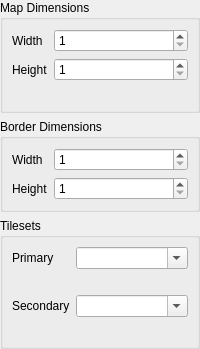
<?xml version="1.0" encoding="UTF-8"?>
<ui version="4.0">
 <class>NewLayoutForm</class>
 <widget class="QWidget" name="NewLayoutForm">
  <property name="windowTitle">
   <string>Form</string>
  </property>
  <layout class="QVBoxLayout" name="verticalLayout">
   <property name="leftMargin">
    <number>0</number>
   </property>
   <property name="topMargin">
    <number>0</number>
   </property>
   <property name="rightMargin">
    <number>0</number>
   </property>
   <property name="bottomMargin">
    <number>0</number>
   </property>
   <item>
    <widget class="QGroupBox" name="groupBox_MapDimensions">
     <property name="title">
      <string>Map Dimensions</string>
     </property>
     <layout class="QFormLayout" name="formLayout_7">
      <item row="0" column="0">
       <widget class="QLabel" name="label_MapWidth">
        <property name="sizePolicy">
         <sizepolicy hsizetype="Maximum" vsizetype="Preferred">
          <horstretch>0</horstretch>
          <verstretch>0</verstretch>
         </sizepolicy>
        </property>
        <property name="text">
         <string>Width</string>
        </property>
       </widget>
      </item>
      <item row="0" column="1">
       <widget class="NoScrollSpinBox" name="spinBox_MapWidth">
        <property name="toolTip">
         <string>&lt;html&gt;&lt;head/&gt;&lt;body&gt;&lt;p&gt;Width (in metatiles) of the new map.&lt;/p&gt;&lt;/body&gt;&lt;/html&gt;</string>
        </property>
        <property name="minimum">
         <number>1</number>
        </property>
       </widget>
      </item>
      <item row="2" column="0">
       <widget class="QLabel" name="label_MapHeight">
        <property name="sizePolicy">
         <sizepolicy hsizetype="Maximum" vsizetype="Preferred">
          <horstretch>0</horstretch>
          <verstretch>0</verstretch>
         </sizepolicy>
        </property>
        <property name="text">
         <string>Height</string>
        </property>
       </widget>
      </item>
      <item row="2" column="1">
       <widget class="NoScrollSpinBox" name="spinBox_MapHeight">
        <property name="toolTip">
         <string>&lt;html&gt;&lt;head/&gt;&lt;body&gt;&lt;p&gt;Height (in metatiles) of the new map.&lt;/p&gt;&lt;/body&gt;&lt;/html&gt;</string>
        </property>
        <property name="minimum">
         <number>1</number>
        </property>
       </widget>
      </item>
      <item row="3" column="0" colspan="2">
       <widget class="QLabel" name="label_MapDimensionsError">
        <property name="visible">
         <bool>false</bool>
        </property>
        <property name="styleSheet">
         <string notr="true">color: rgb(255, 0, 0)</string>
        </property>
        <property name="text">
         <string/>
        </property>
        <property name="wordWrap">
         <bool>true</bool>
        </property>
       </widget>
      </item>
     </layout>
    </widget>
   </item>
   <item>
    <widget class="QGroupBox" name="groupBox_BorderDimensions">
     <property name="title">
      <string>Border Dimensions</string>
     </property>
     <layout class="QFormLayout" name="formLayout_6">
      <item row="0" column="0">
       <widget class="QLabel" name="label_BorderWidth">
        <property name="sizePolicy">
         <sizepolicy hsizetype="Maximum" vsizetype="Preferred">
          <horstretch>0</horstretch>
          <verstretch>0</verstretch>
         </sizepolicy>
        </property>
        <property name="text">
         <string>Width</string>
        </property>
       </widget>
      </item>
      <item row="0" column="1">
       <widget class="NoScrollSpinBox" name="spinBox_BorderWidth">
        <property name="toolTip">
         <string>&lt;html&gt;&lt;head/&gt;&lt;body&gt;&lt;p&gt;Width (in metatiles) of the new map's border.&lt;/p&gt;&lt;/body&gt;&lt;/html&gt;</string>
        </property>
        <property name="minimum">
         <number>1</number>
        </property>
       </widget>
      </item>
      <item row="2" column="1">
       <widget class="NoScrollSpinBox" name="spinBox_BorderHeight">
        <property name="toolTip">
         <string>&lt;html&gt;&lt;head/&gt;&lt;body&gt;&lt;p&gt;Height (in metatiles) of the new map's border.&lt;/p&gt;&lt;/body&gt;&lt;/html&gt;</string>
        </property>
        <property name="minimum">
         <number>1</number>
        </property>
       </widget>
      </item>
      <item row="2" column="0">
       <widget class="QLabel" name="label_BorderHeight">
        <property name="sizePolicy">
         <sizepolicy hsizetype="Maximum" vsizetype="Preferred">
          <horstretch>0</horstretch>
          <verstretch>0</verstretch>
         </sizepolicy>
        </property>
        <property name="text">
         <string>Height</string>
        </property>
       </widget>
      </item>
     </layout>
    </widget>
   </item>
   <item>
    <widget class="QGroupBox" name="groupBox_Tilesets">
     <property name="title">
      <string>Tilesets</string>
     </property>
     <layout class="QFormLayout" name="formLayout_5">
      <item row="0" column="0">
       <widget class="QLabel" name="label_PrimaryTileset">
        <property name="text">
         <string>Primary</string>
        </property>
       </widget>
      </item>
      <item row="0" column="1">
       <widget class="NoScrollComboBox" name="comboBox_PrimaryTileset">
        <property name="toolTip">
         <string>&lt;html&gt;&lt;head/&gt;&lt;body&gt;&lt;p&gt;The primary tileset for the new map.&lt;/p&gt;&lt;/body&gt;&lt;/html&gt;</string>
        </property>
        <property name="editable">
         <bool>true</bool>
        </property>
        <property name="insertPolicy">
         <enum>QComboBox::InsertPolicy::NoInsert</enum>
        </property>
       </widget>
      </item>
      <item row="1" column="0" colspan="2">
       <widget class="QLabel" name="label_PrimaryTilesetError">
        <property name="visible">
         <bool>false</bool>
        </property>
        <property name="styleSheet">
         <string notr="true">color: rgb(255, 0, 0)</string>
        </property>
        <property name="text">
         <string/>
        </property>
        <property name="wordWrap">
         <bool>true</bool>
        </property>
       </widget>
      </item>
      <item row="2" column="0">
       <widget class="QLabel" name="label_SecondaryTileset">
        <property name="text">
         <string>Secondary</string>
        </property>
       </widget>
      </item>
      <item row="2" column="1">
       <widget class="NoScrollComboBox" name="comboBox_SecondaryTileset">
        <property name="toolTip">
         <string>&lt;html&gt;&lt;head/&gt;&lt;body&gt;&lt;p&gt;The secondary tileset for the new map.&lt;/p&gt;&lt;/body&gt;&lt;/html&gt;</string>
        </property>
        <property name="editable">
         <bool>true</bool>
        </property>
        <property name="insertPolicy">
         <enum>QComboBox::InsertPolicy::NoInsert</enum>
        </property>
       </widget>
      </item>
      <item row="3" column="0" colspan="2">
       <widget class="QLabel" name="label_SecondaryTilesetError">
        <property name="visible">
         <bool>false</bool>
        </property>
        <property name="styleSheet">
         <string notr="true">color: rgb(255, 0, 0)</string>
        </property>
        <property name="text">
         <string/>
        </property>
        <property name="wordWrap">
         <bool>true</bool>
        </property>
       </widget>
      </item>
     </layout>
    </widget>
   </item>
  </layout>
 </widget>
 <customwidgets>
  <customwidget>
   <class>NoScrollComboBox</class>
   <extends>QComboBox</extends>
   <header>noscrollcombobox.h</header>
  </customwidget>
  <customwidget>
   <class>NoScrollSpinBox</class>
   <extends>QSpinBox</extends>
   <header>noscrollspinbox.h</header>
  </customwidget>
 </customwidgets>
 <resources/>
 <connections/>
</ui>
